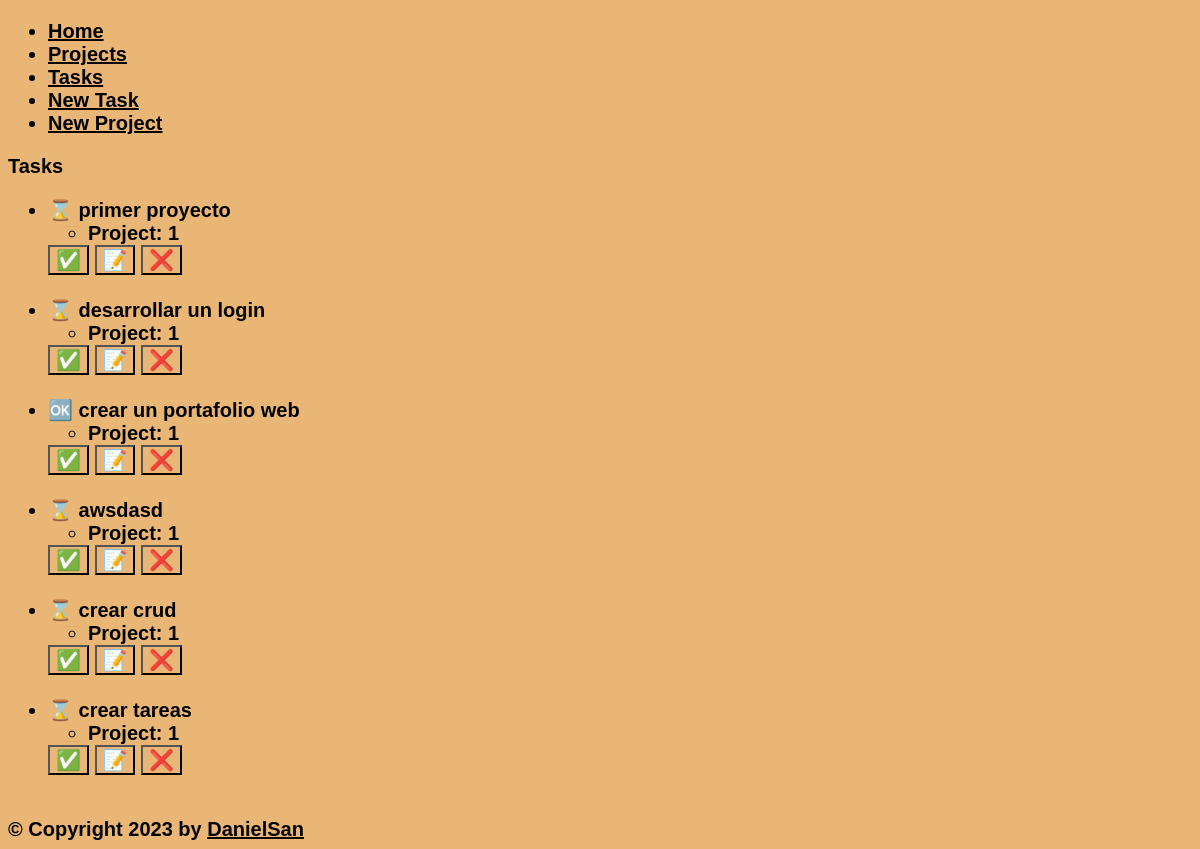
The page /task/ on the database as committed earlier.
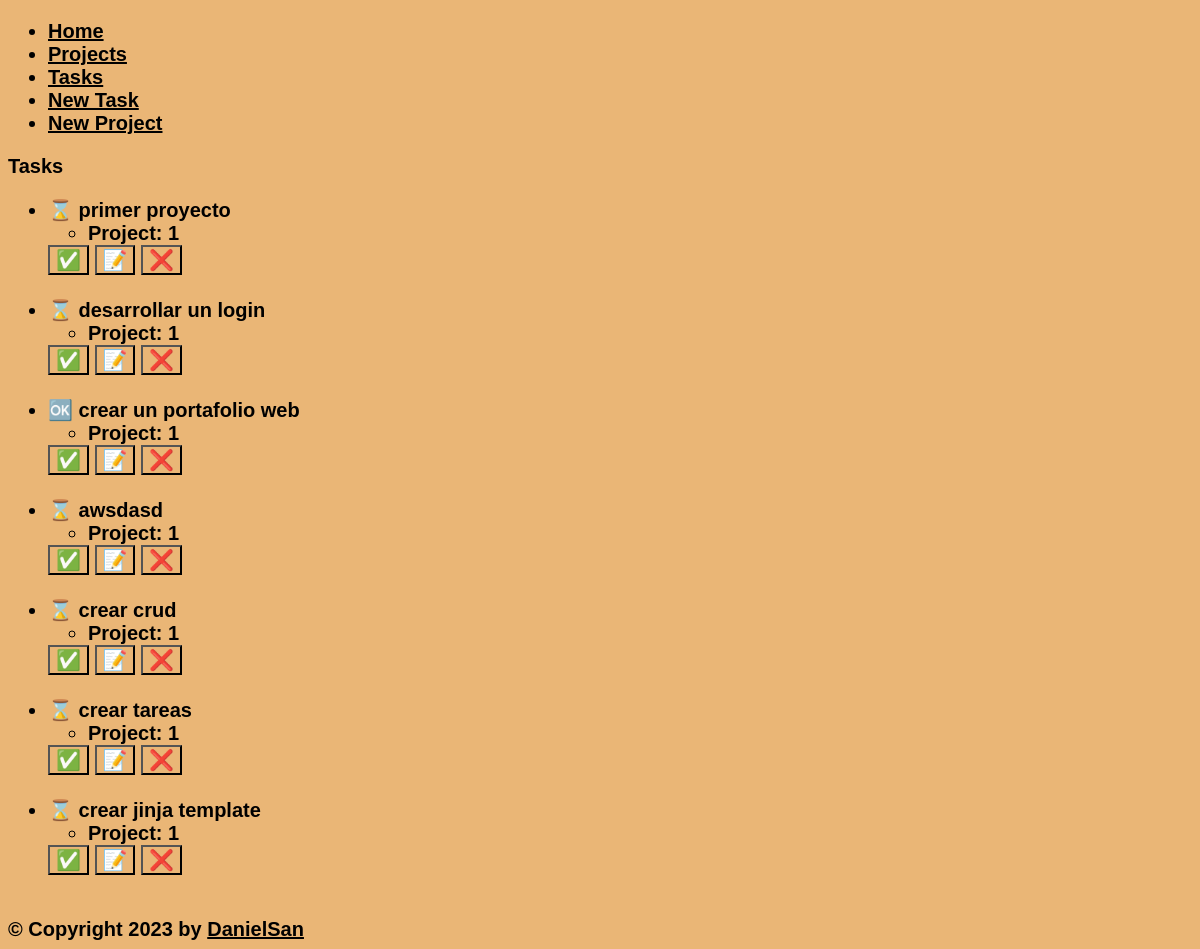
The same page on the database as committed later.
### myapp/models.py (models this page shows, shortened)
class Task(models.Model):
    title = models.CharField(max_length=100)
    description = models.TextField()
    project = models.ForeignKey(Project, on_delete=models.CASCADE)
    done = models.BooleanField(default=False)

class Project(models.Model):
    name = models.CharField(max_length=100)

### myapp/views.py (the view)
# urls.py: path('task/', views.task, name='task'),
def task(request):
    tasks = Task.objects.all()
    return render(request, "tasks/task.html", {"task": tasks})

### myapp/templates/tasks/task.html (shortened to what this page needs)
{% extends 'base.html' %}
{% block content %}
    <h1>Tasks</h1>
    <ul>
        {% for task in task %}
            {% if task.done == False  %}
                <li> ⌛  {{ task.title }}</li>
            {% else %}
                <li> 🆗 {{ task.title }}</li>
            {% endif %}
                <ul>
                    <li>Project: {{ task.project.id }}</li>
                </ul>
            <button>✅ </button>
            <button>📝 </button>
            <button>❌ </button><br><br>
        {% endfor %}
    </ul>
{% endblock  %}

Rows that differ between the two databases and show on the page:
added Task: title "crear jinja template", project.id "1"
